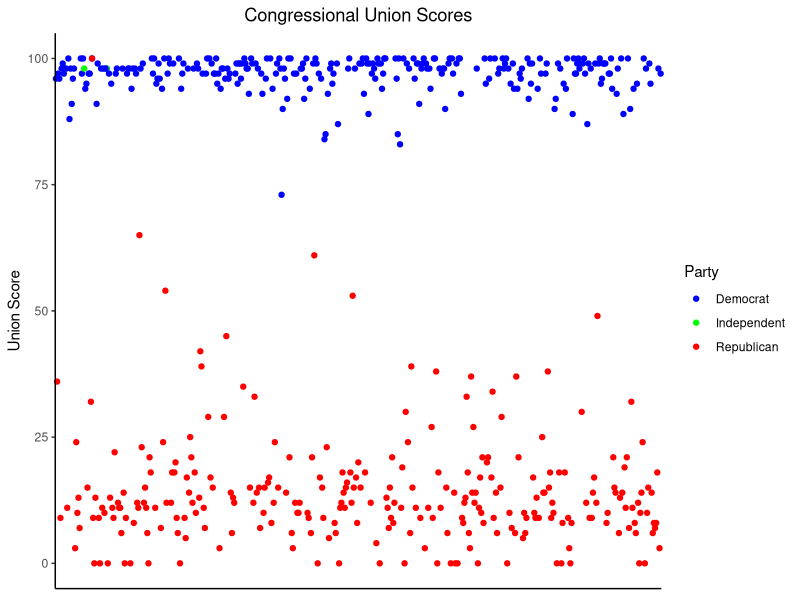
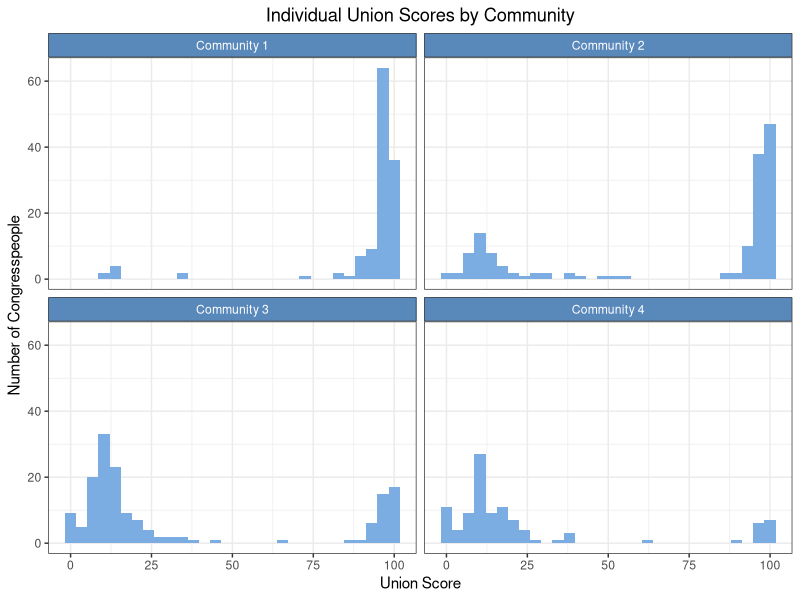
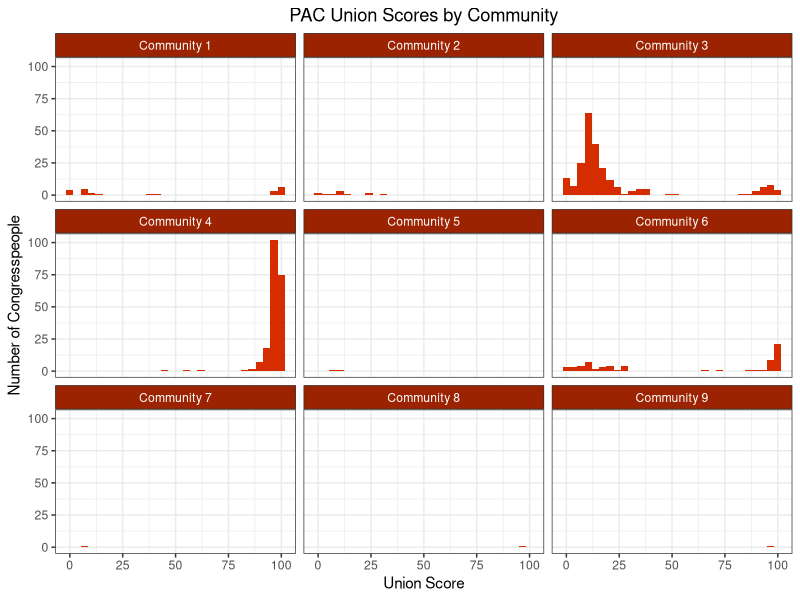
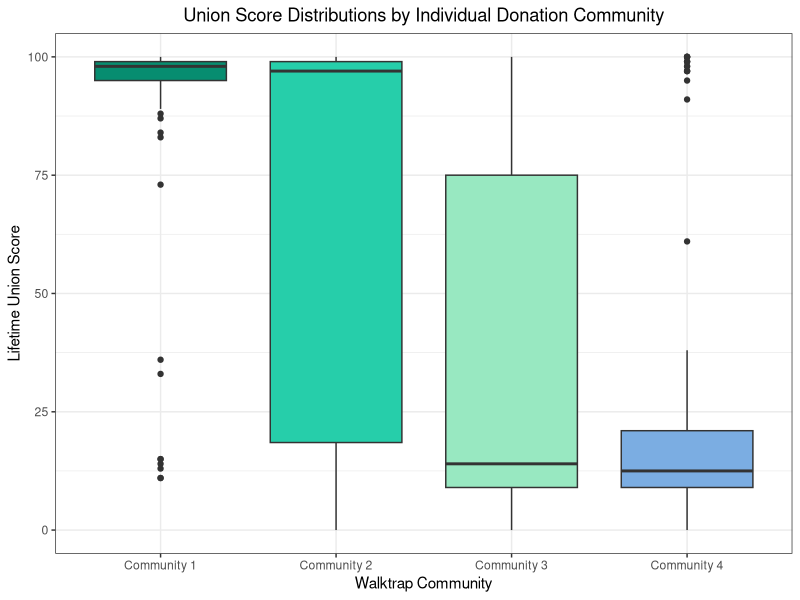
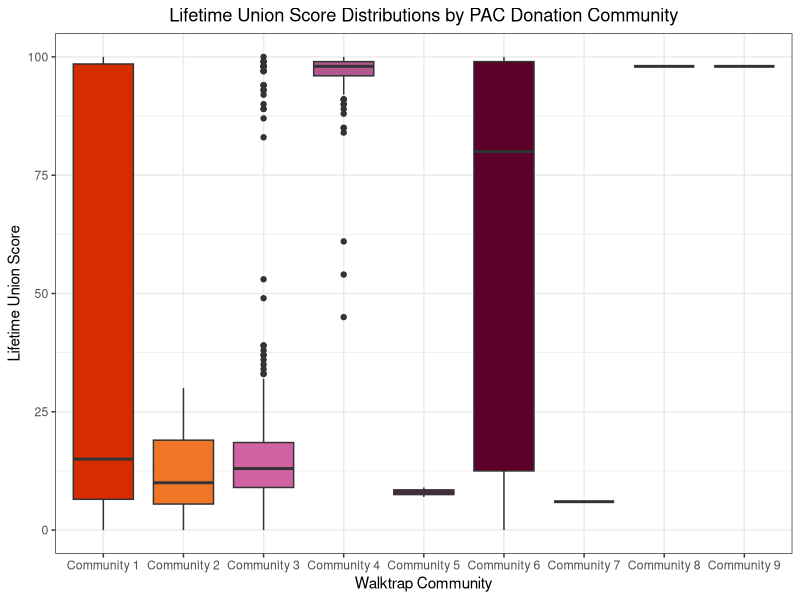
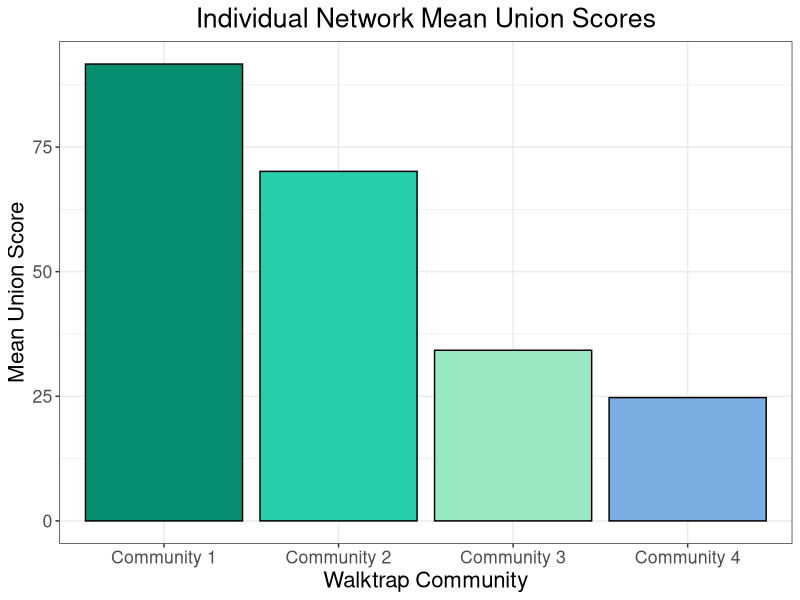
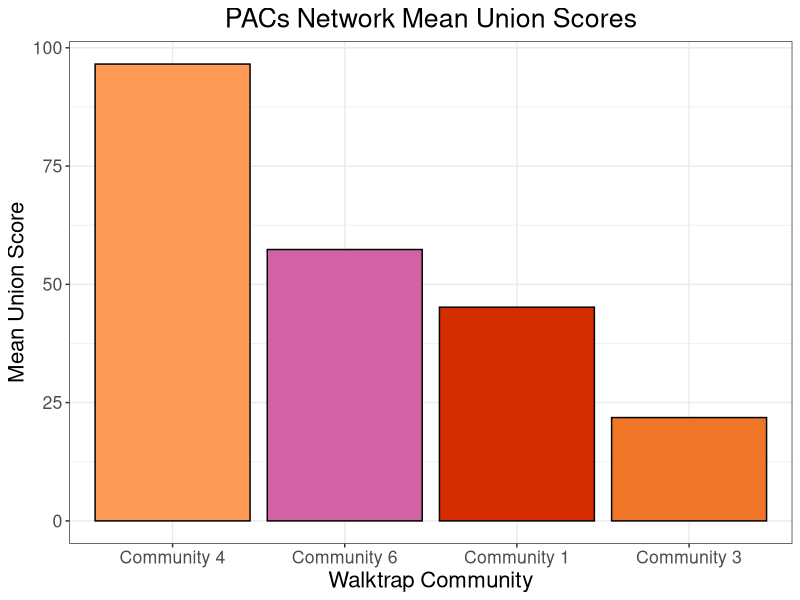

Write R code to recreate these figures, in order.
## ---- chunk 1
library(tidyverse)
library(ggplot2)
individuals = read_csv("./analysis/individual_communities_and_scores.csv")
pacs = read_csv("./analysis/pac_communities_and_scores.csv")
individuals = individuals %>% 
  mutate(party = str_sub(congresspeople, -2, -2)) %>% 
  mutate(community = paste("Community", community))

individuals = individuals %>% 
  drop_na() %>% 
  rename(score = score1) %>% 
  rename(lifetime_score = lifetime_score1)

pacs = pacs %>% 
  drop_na() %>% 
  rename(score = score1) %>% 
  rename(lifetime_score = lifetime_score1) %>% 
  mutate(community = paste("Community", community))

cold_colors <- c("#078D70", "#26CEAA", "#98E8C1", "#7BADE2")
warm_colors <- c("#D52D00", "#EF7627", "#FF9A56", "#D162A4")
warm_colors2 <- c("#D52D00", "#EF7627", "#D162A4", "#B55690", "#A30262", "#5C0029", "#2D080A", "#7C3626", "#FF9A56")

## ---- chunk 2
ggplot(individuals, mapping = aes(x = name, y = lifetime_score, color = party))+
  theme_classic()+
  geom_point() +
  coord_cartesian(clip = "off")+
  scale_color_manual(breaks = c("D", "I", "R"), 
                    values = c("blue", "green", "red"),
                    labels=c("Democrat", "Independent", "Republican")) + 
  labs(title = "Congressional Union Scores",
       y = "Union Score")+
  guides(color = guide_legend(title = "Party"))+
  theme(axis.title.x = element_blank(),
        axis.ticks.x = element_blank(),
        axis.text.x = element_blank(),
        plot.title = element_text(hjust=0.5))
  
## ---- chunk 3
ggplot(individuals, mapping = aes(x = lifetime_score))+
  theme_bw()+
  geom_histogram(fill="#7BADE2")+
  ggtitle("Individual Union Scores by Community")+
  labs(y = "Number of Congresspeople", x = "Union Score")+
  theme(plot.title = element_text(hjust=0.5),
        strip.background =element_rect(fill="#5988ba"),
        strip.text = element_text(colour = 'white'))+
  facet_wrap(~community)
## ---- chunk 4
ggplot(pacs, mapping = aes(x = lifetime_score))+
  theme_bw()+
  geom_histogram(fill=warm_colors[1])+
  ggtitle("PAC Union Scores by Community")+
  labs(y = "Number of Congresspeople", x = "Union Score")+
  theme(plot.title = element_text(hjust=0.5),
        strip.background =element_rect(fill="#9c2302"),
        strip.text = element_text(colour = 'white'))+
  facet_wrap(~community)

## ---- chunk 5
ggplot(individuals, mapping = aes(x = community, y = lifetime_score, fill=community))+
  scale_fill_manual(values = cold_colors) +
  geom_boxplot(alpha=1, show.legend = FALSE)+ #alpha is transparency
  labs(title = "Union Score Distributions by Individual Donation Community",
       x = "Walktrap Community",
       y = "Lifetime Union Score")+
  theme_bw()+
  theme(plot.title = element_text(hjust = 0.5))
  
## ---- chunk 6
ggplot(pacs, mapping = aes(x = community, y = lifetime_score, fill=community))+
  scale_fill_manual(values = warm_colors2) +
  geom_boxplot(alpha=1, show.legend = FALSE)+ #alpha is transparency
  labs(title = "Lifetime Union Score Distributions by PAC Donation Community",
       x = "Walktrap Community",
       y = "Lifetime Union Score")+
  theme_bw()+
  theme(plot.title = element_text(hjust = 0.5))

## ---- chunk 7
individual_means = individuals %>% 
  group_by(community) %>% 
  summarize(community_mean = mean(lifetime_score))

  ggplot(individual_means, mapping = aes(x = reorder(community, -community_mean), y = community_mean, fill = community))+
    theme_bw()+
    theme(plot.title = element_text(hjust=0.5),
          text=element_text(size=16, family="sans"))+
    scale_fill_manual(values=cold_colors)+
    ggtitle("Individual Network Mean Union Scores")+
    labs(y = "Mean Union Score", x = "Walktrap Community")+
    geom_bar(stat="identity", show.legend = FALSE, color="black")
## ---- chunk 8
individual_anova = aov(lifetime_score ~ community, data = individuals)
summary(individual_anova)

## ---- chunk 9
pacs = pacs %>% 
  group_by(community) %>%
  filter(community != "Community 5") %>%
  filter(community != "Community 2") %>% 
  filter(community != "Community 7") %>% 
  filter(community != "Community 8") %>%
  filter(community != "Community 9") 

pacs_means = pacs %>% 
  summarize(community_mean = mean(lifetime_score))

ggplot(pacs_means, mapping = aes(x = reorder(community, -community_mean), y = community_mean, fill = community))+
  theme_bw()+
  theme(plot.title = element_text(hjust=0.5),
        text=element_text(size=16,  family="sans"))+
  scale_fill_manual(values=warm_colors)+
  ggtitle("PACs Network Mean Union Scores")+
  labs(y = "Mean Union Score", x = "Walktrap Community")+
  geom_bar(stat="identity", show.legend = FALSE, color="black")

## ---- chunk 10
pacs_anova = aov(lifetime_score ~ community, data = pacs)
summary(individual_anova)
